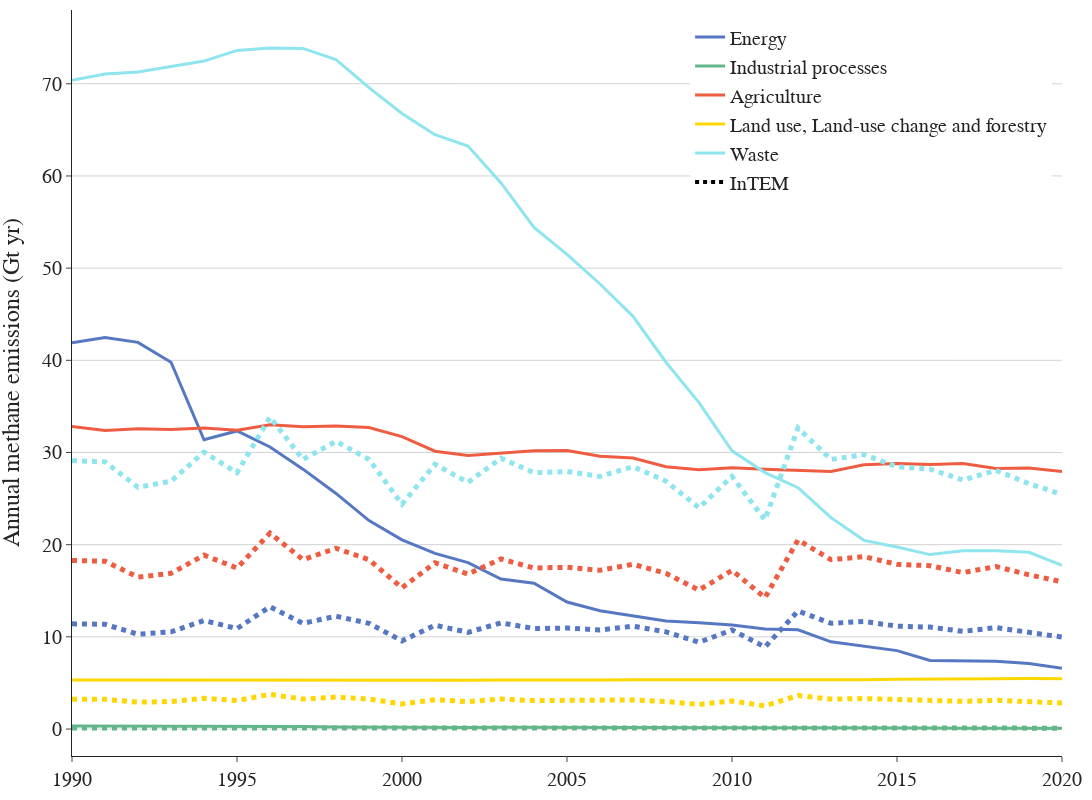

The code cell stored with this chart in its notebook:
### Code cell
fig = go.Figure()

alpha = 0.6
color_1 = ["rgba(86, 119, 194, 1)", f"rgba(86, 119, 194, {alpha})"]
color_2 = ["rgba(99, 182, 137, 1)", f"rgba(99, 182, 137, {alpha})"]
color_3 = ["rgba(238,92,66, 1)", f"rgba(238,92,66, {alpha})"]
color_4 = ["rgba(255,215,0, 1)", f"rgba(255,215,0, {alpha})"]
color_5 = ["rgba(142,229,238, 1)", f"rgba(142,229,238, {alpha})"]
color_6 = ["rgba(0, 0, 0, 1)", f"rgba(0, 0, 0, {alpha})"]

date_range = [1990, 1991, 1992, 1993, 1994, 1995, 1996, 1997, 1998, 1999, 2000, 2001, 2002, 2003,2004, 2005, 2006, 2007, 2008, 2009, 2010, 2011, 2012, 2013, 2014, 2015, 2016, 2017, 2018, 2019, 2020]
#date_range = ["2019-03-01", "2019-06-01"]

fig.add_trace(go.Scatter(
    x=date_range,
    y=dfCH4_CO2_equ.loc["1. Energy"],
    mode='lines',
    line=dict(color=color_1[0], width=3.),
    showlegend=True,
    name="Energy",
    ))

fig.add_trace(go.Scatter(
    x=date_range,
    y=dfCH4_CO2_equ.loc["2.  Industrial processes"],
    mode='lines',
    line=dict(color=color_2[0], width=3.),
    showlegend=True,
    name="Industrial processes",
    ))

fig.add_trace(go.Scatter(
    x=date_range,
    y=dfCH4_CO2_equ.loc["3.  Agriculture"],
    mode='lines',
    line=dict(color=color_3[0], width=3.),
    showlegend=True,
    name="Agriculture",
    ))

fig.add_trace(go.Scatter(
    x=date_range,
    y=dfCH4_CO2_equ.loc["4. Land use, land-use change and forestry"],
    mode='lines',
    line=dict(color=color_4[0], width=3.),
    showlegend=True,
    name="Land use, Land-use change and forestry",
    ))

fig.add_trace(go.Scatter(
    x=date_range,
    y=dfCH4_CO2_equ.loc["5.  Waste"],
    mode='lines',
    line=dict(color=color_5[0], width=3.),
    showlegend=True,
    name="Waste",
    ))

fig.add_trace(go.Scatter(
    x=date_range,
    y=df_ch4["InTEM_Energy"],
    mode='lines',
    line=dict(color=color_1[0], dash="dot", width=5),
    showlegend=False,
    hovertemplate = 'InTEM %{x|%Y}: %{y:.0f} Gt yr⁻¹<extra></extra>',
    name="InTEM",
    ))

fig.add_trace(go.Scatter(
    x=date_range,
    y=df_ch4["InTEM_Industry"],
    mode='lines',
    line=dict(color=color_2[0], dash="dot", width=5),
    showlegend=False,
    hovertemplate = 'InTEM %{x|%Y}: %{y:.0f} Gt yr⁻¹<extra></extra>',
    name="InTEM",
    ))

fig.add_trace(go.Scatter(
    x=date_range,
    y=df_ch4["InTEM_Agriculture"],
    mode='lines',
    line=dict(color=color_3[0], dash="dot", width=5),
    showlegend=False,
    hovertemplate = 'InTEM %{x|%Y}: %{y:.0f} Gt yr⁻¹<extra></extra>',
    name="InTEM",
    ))

fig.add_trace(go.Scatter(
    x=date_range,
    y=df_ch4["InTEM_LULUCF"],
    mode='lines',
    line=dict(color=color_4[0], dash="dot", width=5),
    showlegend=False,
    hovertemplate = 'InTEM %{x|%Y}: %{y:.0f} Gt yr⁻¹<extra></extra>',
    name="InTEM",
    ))

fig.add_trace(go.Scatter(
    x=date_range,
    y=df_ch4["InTEM_Waste"],
    mode='lines',
    line=dict(color=color_5[0], dash="dot", width=5),
    showlegend=False,
    hovertemplate = 'InTEM %{x|%Y}: %{y:.0f} Gt yr⁻¹<extra></extra>',
    name="InTEM",
    ))

fig.add_trace(go.Scatter(
    x=[pd.Timestamp("1900-01-01"), pd.Timestamp("1900-01-02")],
    y=[0., 0.],
    line=dict(color="black", dash="dot", width=4),
    marker=dict(opacity=0., size=0),
    showlegend=True,
    name="InTEM"
    ))

#fig.add_trace(go.Scatter(
#    x=date_range,
#    y=df_ch4["InTEM"],
#    mode='lines',
#    line=dict(color=color_6[0], dash="dot", width=5),
#    showlegend=False,
#    hovertemplate = 'Inventory %{x|%Y}: %{y:.0f} Gt yr⁻¹<extra></extra>',
#   name="InTEM",
#    ))


fig.update_layout(
    yaxis_title="Annual methane emissions (Gt yr)",
    template="simple_white",
    autosize=False,
    width=550*2,
    height=400*2,
    legend=dict(
        yanchor="top",
        y=0.99,
        xanchor="right",
        x=0.99,
        traceorder="normal"),
    margin=dict(l=55, r=10, t=10, b=40),
    # paper_bgcolor='rgba(0,0,0,0)',
    # plot_bgcolor='rgba(0,0,0,0)'
)

fig.update_yaxes(showgrid=True, gridwidth=1, gridcolor='Lightgrey')


fig.layout.font.size=20
fig.layout.font.family="Arial"

fig.write_image("Annual_methane_emissions_by_sector_BOTH.png")
fig.write_html("Annual_methane_emissions_by_sector_BOTH.html")

fig.show()

### Figure 1 — Plotly figure (JSON) as saved in the notebook; plotly's stock layout.template omitted (floating-point values rounded to 4 significant figures)
{"data": [{"line": {"color": "rgba(86, 119, 194, 1)", "width": 3}, "mode": "lines", "name": "Energy", "showlegend": true, "type": "scatter", "visible": true, "x": [1990, 1991, 1992, 1993, 1994, 1995, 1996, 1997, 1998, 1999, 2000, 2001, 2002, 2003, 2004, 2005, 2006, 2007, 2008, 2009, 2010, 2011, 2012, 2013, 2014, 2015, 2016, 2017, 2018, 2019, 2020], "y": [41.89, 42.47, 41.94, 39.79, 31.38, 32.34, 30.59, 28.19, 25.56, 22.61, 20.52, 19.06, 18.06, 16.26, 15.82, 13.78, 12.82, 12.25, 11.73, 11.54, 11.29, 10.84, 10.76, 9.46, 8.987, 8.506, 7.444, 7.366, 7.352, 7.112, 6.596]}, {"line": {"color": "rgba(99, 182, 137, 1)", "width": 3}, "mode": "lines", "name": "Industrial processes", "showlegend": true, "type": "scatter", "visible": true, "x": [1990, 1991, 1992, 1993, 1994, 1995, 1996, 1997, 1998, 1999, 2000, 2001, 2002, 2003, 2004, 2005, 2006, 2007, 2008, 2009, 2010, 2011, 2012, 2013, 2014, 2015, 2016, 2017, 2018, 2019, 2020], "y": [0.327, 0.3181, 0.3327, 0.3171, 0.3273, 0.271, 0.3011, 0.2643, 0.2085, 0.1829, 0.1696, 0.1651, 0.1686, 0.1898, 0.1737, 0.1505, 0.1525, 0.1626, 0.1268, 0.1361, 0.1408, 0.1271, 0.1377, 0.146, 0.1422, 0.09406, 0.1036, 0.09135, 0.06983, 0.09498, 0.09045]}, {"line": {"color": "rgba(238,92,66, 1)", "width": 3}, "mode": "lines", "name": "Agriculture", "showlegend": true, "type": "scatter", "visible": true, "x": [1990, 1991, 1992, 1993, 1994, 1995, 1996, 1997, 1998, 1999, 2000, 2001, 2002, 2003, 2004, 2005, 2006, 2007, 2008, 2009, 2010, 2011, 2012, 2013, 2014, 2015, 2016, 2017, 2018, 2019, 2020], "y": [32.82, 32.4, 32.58, 32.5, 32.65, 32.41, 33.01, 32.78, 32.88, 32.72, 31.72, 30.14, 29.67, 29.94, 30.19, 30.21, 29.59, 29.4, 28.45, 28.13, 28.34, 28.17, 28.08, 27.94, 28.68, 28.8, 28.7, 28.81, 28.26, 28.31, 27.94]}, {"line": {"color": "rgba(255,215,0, 1)", "width": 3}, "mode": "lines", "name": "Land use, Land-use change and forestry", "showlegend": true, "type": "scatter", "visible": true, "x": [1990, 1991, 1992, 1993, 1994, 1995, 1996, 1997, 1998, 1999, 2000, 2001, 2002, 2003, 2004, 2005, 2006, 2007, 2008, 2009, 2010, 2011, 2012, 2013, 2014, 2015, 2016, 2017, 2018, 2019, 2020], "y": [5.313, 5.308, 5.297, 5.294, 5.286, 5.298, 5.284, 5.284, 5.273, 5.264, 5.285, 5.29, 5.295, 5.33, 5.305, 5.319, 5.318, 5.335, 5.33, 5.331, 5.356, 5.374, 5.362, 5.376, 5.356, 5.389, 5.395, 5.393, 5.448, 5.491, 5.462]}, {"line": {"color": "rgba(142,229,238, 1)", "width": 3}, "mode": "lines", "name": "Waste", "showlegend": true, "type": "scatter", "visible": true, "x": [1990, 1991, 1992, 1993, 1994, 1995, 1996, 1997, 1998, 1999, 2000, 2001, 2002, 2003, 2004, 2005, 2006, 2007, 2008, 2009, 2010, 2011, 2012, 2013, 2014, 2015, 2016, 2017, 2018, 2019, 2020], "y": [70.37, 71.07, 71.27, 71.89, 72.46, 73.62, 73.88, 73.83, 72.62, 69.58, 66.78, 64.48, 63.24, 59.24, 54.42, 51.49, 48.28, 44.77, 39.79, 35.42, 30.18, 27.82, 26.18, 22.93, 20.47, 19.75, 18.92, 19.35, 19.34, 19.17, 17.75]}, {"hovertemplate": "InTEM %{x|%Y}: %{y:.0f} Gt yr⁻¹<extra></extra>", "line": {"color": "rgba(86, 119, 194, 1)", "dash": "dot", "width": 5}, "mode": "lines", "name": "InTEM", "showlegend": false, "type": "scatter", "visible": true, "x": [1990, 1991, 1992, 1993, 1994, 1995, 1996, 1997, 1998, 1999, 2000, 2001, 2002, 2003, 2004, 2005, 2006, 2007, 2008, 2009, 2010, 2011, 2012, 2013, 2014, 2015, 2016, 2017, 2018, 2019, 2020], "y": [11.41, 11.36, 10.28, 10.54, 11.77, 10.9, 13.27, 11.47, 12.24, 11.47, 9.564, 11.26, 10.49, 11.52, 10.9, 10.95, 10.75, 11.16, 10.54, 9.409, 10.75, 8.895, 12.8, 11.47, 11.67, 11.16, 11.05, 10.59, 11.0, 10.44, 9.975, 10.33]}, {"hovertemplate": "InTEM %{x|%Y}: %{y:.0f} Gt yr⁻¹<extra></extra>", "line": {"color": "rgba(99, 182, 137, 1)", "dash": "dot", "width": 5}, "mode": "lines", "name": "InTEM", "showlegend": false, "type": "scatter", "visible": true, "x": [1990, 1991, 1992, 1993, 1994, 1995, 1996, 1997, 1998, 1999, 2000, 2001, 2002, 2003, 2004, 2005, 2006, 2007, 2008, 2009, 2010, 2011, 2012, 2013, 2014, 2015, 2016, 2017, 2018, 2019, 2020], "y": [0.1111, 0.1106, 0.1001, 0.1026, 0.1146, 0.1061, 0.1291, 0.1116, 0.1191, 0.1116, 0.09305, 0.1096, 0.1021, 0.1121, 0.1061, 0.1066, 0.1046, 0.1086, 0.1026, 0.09155, 0.1046, 0.08655, 0.1246, 0.1116, 0.1136, 0.1086, 0.1076, 0.1031, 0.1071, 0.1016, 0.09705, 0.1006]}, {"hovertemplate": "InTEM %{x|%Y}: %{y:.0f} Gt yr⁻¹<extra></extra>", "line": {"color": "rgba(238,92,66, 1)", "dash": "dot", "width": 5}, "mode": "lines", "name": "InTEM", "showlegend": false, "type": "scatter", "visible": true, "x": [1990, 1991, 1992, 1993, 1994, 1995, 1996, 1997, 1998, 1999, 2000, 2001, 2002, 2003, 2004, 2005, 2006, 2007, 2008, 2009, 2010, 2011, 2012, 2013, 2014, 2015, 2016, 2017, 2018, 2019, 2020], "y": [18.29, 18.21, 16.48, 16.89, 18.87, 17.46, 21.25, 18.37, 19.61, 18.37, 15.32, 18.04, 16.81, 18.45, 17.46, 17.55, 17.22, 17.88, 16.89, 15.08, 17.22, 14.25, 20.51, 18.37, 18.7, 17.88, 17.71, 16.97, 17.63, 16.72, 15.98, 16.56]}, {"hovertemplate": "InTEM %{x|%Y}: %{y:.0f} Gt yr⁻¹<extra></extra>", "line": {"color": "rgba(255,215,0, 1)", "dash": "dot", "width": 5}, "mode": "lines", "name": "InTEM", "showlegend": false, "type": "scatter", "visible": true, "x": [1990, 1991, 1992, 1993, 1994, 1995, 1996, 1997, 1998, 1999, 2000, 2001, 2002, 2003, 2004, 2005, 2006, 2007, 2008, 2009, 2010, 2011, 2012, 2013, 2014, 2015, 2016, 2017, 2018, 2019, 2020], "y": [3.232, 3.217, 2.912, 2.984, 3.334, 3.086, 3.756, 3.246, 3.465, 3.246, 2.708, 3.188, 2.97, 3.261, 3.086, 3.101, 3.043, 3.159, 2.984, 2.664, 3.043, 2.518, 3.625, 3.246, 3.305, 3.159, 3.13, 2.999, 3.115, 2.955, 2.824, 2.926]}, {"hovertemplate": "InTEM %{x|%Y}: %{y:.0f} Gt yr⁻¹<extra></extra>", "line": {"color": "rgba(142,229,238, 1)", "dash": "dot", "width": 5}, "mode": "lines", "name": "InTEM", "showlegend": false, "type": "scatter", "visible": true, "x": [1990, 1991, 1992, 1993, 1994, 1995, 1996, 1997, 1998, 1999, 2000, 2001, 2002, 2003, 2004, 2005, 2006, 2007, 2008, 2009, 2010, 2011, 2012, 2013, 2014, 2015, 2016, 2017, 2018, 2019, 2020], "y": [29.11, 28.98, 26.23, 26.88, 30.03, 27.8, 33.84, 29.25, 31.21, 29.25, 24.39, 28.72, 26.75, 29.38, 27.8, 27.93, 27.41, 28.46, 26.88, 24.0, 27.41, 22.69, 32.65, 29.25, 29.77, 28.46, 28.2, 27.02, 28.06, 26.62, 25.44, 26.36]}, {"line": {"color": "black", "dash": "dot", "width": 4}, "marker": {"opacity": 0, "size": 0}, "name": "InTEM", "showlegend": true, "type": "scatter", "visible": true, "x": ["1900-01-01T00:00:00", "1900-01-02T00:00:00"], "y": [0, 0]}], "layout": {"autosize": false, "font": {"family": "Arial", "size": 20}, "height": 800, "legend": {"traceorder": "normal", "x": 0.99, "xanchor": "right", "y": 0.99, "yanchor": "top"}, "margin": {"b": 40, "l": 55, "r": 10, "t": 10}, "width": 1100, "xaxis": {"autorange": true, "range": [1990, 2020], "type": "linear"}, "yaxis": {"autorange": false, "gridcolor": "Lightgrey", "gridwidth": 1, "range": [-2.926, 78.0], "showgrid": true, "title": {"text": "Annual methane emissions (Gt yr)"}, "type": "linear"}}}
